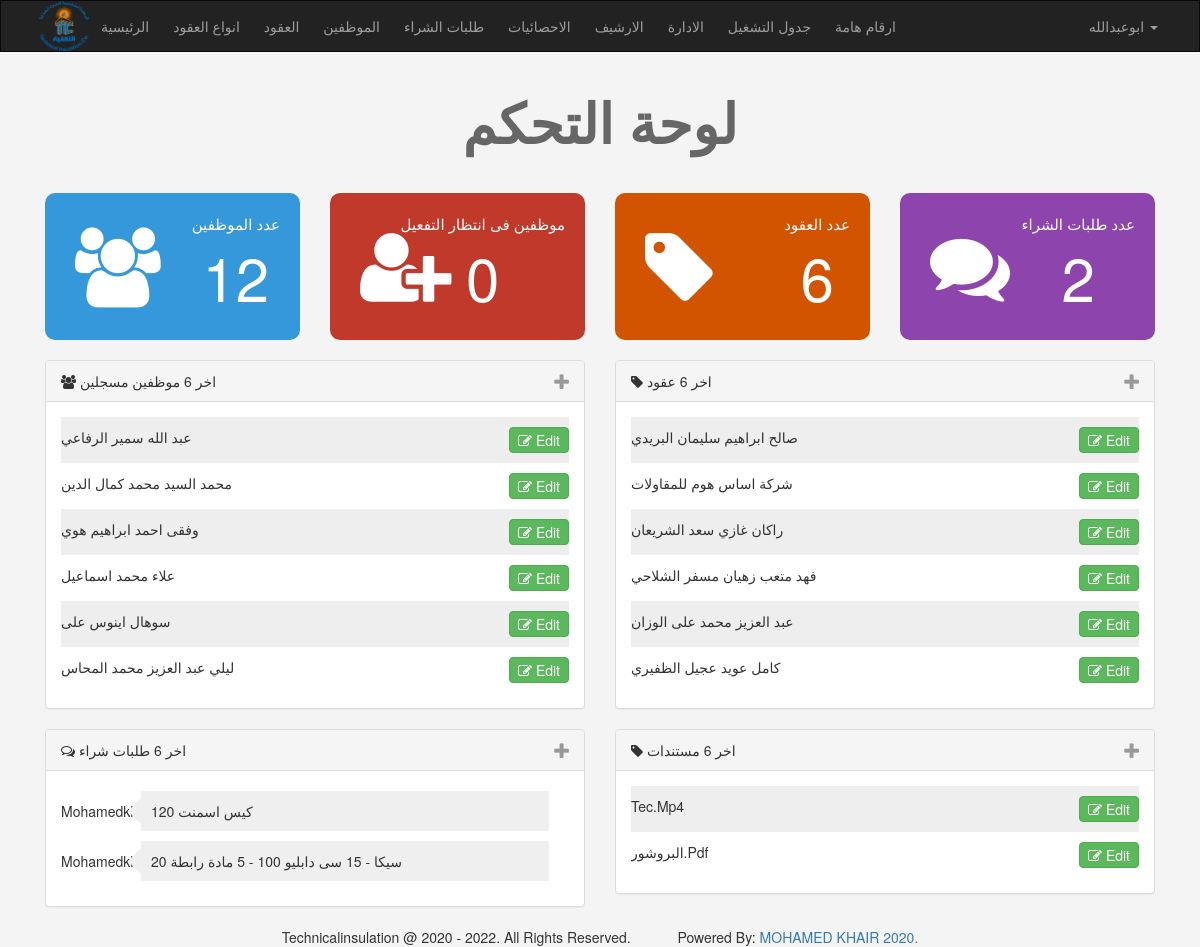
The page /admin/dashboard.php (signed in) on the database its author committed.
### tables this page shows
CREATE TABLE `users` (
  `UserID` int(11) NOT NULL,
  `Username` varchar(255) NOT NULL,
  `Password` varchar(255) NOT NULL,
  `Email` varchar(255) NOT NULL,
  `FullName` varchar(255) NOT NULL,
  `GroupID` int(11) NOT NULL DEFAULT 0,
  `TrustStatus` int(11) NOT NULL DEFAULT 0,
  `RegStatus` int(11) NOT NULL DEFAULT 0,
  `Date` date NOT NULL,
  `avatar` varchar(255) NOT NULL,
  `Position` varchar(255) NOT NULL,
  `Salary` varchar(255) NOT NULL,
  `Phone` varchar(255) NOT NULL,
  `Notes` varchar(255) NOT NULL
);

CREATE TABLE `items` (
  `Item_ID` int(11) NOT NULL,
  `Number` int(11) DEFAULT NULL,
  `Name` varchar(255) NOT NULL,
  `Description` text NOT NULL,
  `Price` varchar(255) NOT NULL,
  `Add_Date` date NOT NULL,
  `Country_Made` varchar(255) NOT NULL,
  `Image` varchar(255) NOT NULL,
  `Measure` varchar(255) NOT NULL,
  `Status` varchar(255) NOT NULL,
  `Rating` smallint(6) NOT NULL,
  `Approve` tinyint(4) NOT NULL DEFAULT 0,
  `Cat_ID` int(11) NOT NULL,
  `Member_ID` int(11) NOT NULL,
  `Tags` varchar(255) NOT NULL,
  `pay1` int(11) NOT NULL,
  `pay2` int(11) NOT NULL,
  `pay3` int(11) NOT NULL,
  `start` date NOT NULL,
  `pstage1` date NOT NULL,
  `pstage2` date NOT NULL,
  `pstage3` date NOT NULL,
  `pstage4` date NOT NULL,
  `pstage5` date NOT NULL,
  `plot1` date NOT NULL,
  `plot2` date NOT NULL,
  `plot3` date NOT NULL,
  `plot4` date NOT NULL,
  `plot5` date NOT NULL,
  `plot6` date NOT NULL,
  `plot7` date NOT NULL,
  `plot8` date NOT NULL,
  `plot9` date NOT NULL,
  `plot10` date NOT NULL,
  `plot11` date NOT NULL,
  `plot12` date NOT NULL,
  `plot13` date NOT NULL,
  `plot14` date NOT NULL,
  `plot15` date NOT NULL,
  `notes` varchar(255) NOT NULL
);

CREATE TABLE `comments` (
  `c_id` int(11) NOT NULL,
  `comment` text NOT NULL,
  `status` tinyint(4) NOT NULL,
  `comment_date` date NOT NULL,
  `item_id` int(11) NOT NULL,
  `user_id` int(11) NOT NULL
);

CREATE TABLE `files` (
  `id` int(11) NOT NULL,
  `name` varchar(255) NOT NULL,
  `type` varchar(255) NOT NULL,
  `size` int(11) NOT NULL,
  `kind` varchar(255) NOT NULL,
  `date` date NOT NULL,
  `notes` varchar(255) NOT NULL,
  `file` varchar(255) NOT NULL
);

### admin/includes/functions/functions.php (called while the page is built, shortened)
<?php
function checkItem($select,$from,$value){
    global $con;
    $statement = $con->prepare ("SELECT $select FROM $from  WHERE $select=?");
    $statement->execute(array($value));
    $count = $statement->rowCount();
    return $count;
}
function countItems($item,$table){
    global $con;
    $stmtc = $con->prepare("SELECT COUNT($item) FROM $table");
    $stmtc->execute();
    return $stmtc->fetchColumn();
}
function getLatest($select,$table,$order,$limit = 5){
    global $con;
    $getstmt = $con->prepare ("SELECT $select FROM $table ORDER BY $order DESC LIMIT $limit");
    $getstmt->execute();
    $rows = $getstmt->fetchAll();
    return $rows;
}

### admin/dashboard.php (the view, shortened to what this page needs)
<?php
if(isset($_SESSION['Username'])){
   include  'init.php';
   $numUsers = 6 ;
   $theLatestUsers = getLatest("*","users","UserID",$numUsers);
   $numItems = 6 ;
   $theLatestItems = getLatest("*","items","Item_ID",$numItems);
   $numComments = 6 ;
   $numFiles = 6 ;
   $theLatestFiles = getLatest("*","files","id",$numFiles);
   ?>
 <div class="home-stats ">
        <div class="container text-center">
            <h1> لوحة التحكم</h1>
            <div class="row>">
                    <div class="col-md-3">
                        <div class = "stat st-members">
                            <i class=" fa fa-users"></i>
                       <div class="info">
                            عدد الموظفين
                             <span><a href="members.php "><?php echo countItems('UserID','users')?></a>
                            </span>
                        </div>
                        </div>
                    </div>
                    <div class="col-md-3">
                        <div class = "stat st-pending"> <i class=" fa fa-user-plus"></i><div class="info"> موظفين فى انتظار التفعيل
                            <span><a href="members.php?do=manage&page=pending">
                                <?php echo checkItem('RegStatus','users',0) ?></a></span></div>
                                </div>
                        </div>
                    </div>
                    <div class="col-md-3">
                        <div class = "stat st-items ">  <i class=" fa fa-tag"></i><div class="info">عدد العقود
                            <span><a href="items.php "><?php echo countItems('Item_ID','items')?></a></span></div>
                            </div>
                    </div>
                    <div class="col-md-3">
                        <div class = "stat st-comments"> <i class=" fa fa-comments"></i><div class="info">
                             عدد طلبات الشراء <span><a href="comments.php "><?php echo countItems('c_id','comments')?></a></span></div>
                              </div>
                    </div>
            </div>
        </div>
 <div class="latest">
    <div class="container ">
        <div class="row>">
            <div class="col-md-6">
                <div class="panel panel-default">
                    <div class="panel-heading">
                        <i class="fa fa-users"></i> اخر <?php echo $numUsers ?> موظفين مسجلين
                        <span class="toggle-info pull-right">
                          <i class=" fa fa-plus fa-lg"></i>
                        </span>
                    </div>
                    <div class="panel-body">
                        <ul class="list-unstyled latest-users">
                    <?php
                        if(! empty($theLatestUsers)){
                        foreach($theLatestUsers as $user){
                            echo '<li>';
                                echo $user['FullName'];
                                echo '<a href="members.php?do=edit&userid=' . $user['UserID'] .' ">';
                                    echo '<span class ="btn btn-success pull-right" >';
                                        echo '<i class="fa fa-edit"></i> edit';
                                    echo '</span>';
                                echo'</a>';
                            echo'</li>';
                           }
                        }else{
                        echo 'لا يوجد موظفين لعرضها';
                    }
                    ?>
                    </ul>
                </div>
            </div>
            </div>
            <div class="col-md-6">
                <div class="panel panel-default">
                    <div class="panel-heading">
                        <i class="fa fa-tag"></i> اخر <?php echo $numItems ?> عقود
                        <span class="toggle-info pull-right">
                          <i class=" fa fa-plus fa-lg"></i>
                        </span>
                    </div>
                    <div class="panel-body">
                    <ul class="list-unstyled latest-users">
                    <?php
                        if(! empty($theLatestItems)){
                        foreach($theLatestItems as $item){
                            echo '<li>';
                                echo $item['Name'];
                                echo '<a href="items.php?do=edit&itemid=' . $item['Item_ID'] .' ">';
                                    echo '<span class ="btn btn-success pull-right" >';
                                        echo '<i class="fa fa-edit"></i> edit';
                                    echo '</span>';
                                echo'</a>';
                            echo'</li>';
                        }
                    }else{
                    echo 'لا يوجد عقود لعرضها';
                }
                ?>
                    </ul>
                </div>
                </div>
            </div>
        </div>
        <div class="row>">
            <div class="col-md-6">
                <div class="panel panel-default">
                    <div class="panel-heading">
                        <i class="fa fa-comments-o"></i> اخر <?php echo $numComments ?> طلبات شراء
                        <span class="toggle-info pull-right">
                          <i class=" fa fa-plus fa-lg"></i>
                        </span>
                    </div>
                    <div class="panel-body">
                    <?php
                        $stmt = $con->prepare ("SELECT comments.*,users.Username AS member FROM comments
                        INNER JOIN users ON users.UserID = comments.user_id
                        ORDER BY c_id DESC LIMIT $numComments ");
                        $stmt->execute();
                        $comments = $stmt->fetchAll();
                        if (! empty($comments)){
                        foreach($comments as $comment){
                            echo '<div class="comment-box">';
                              echo '<span class ="member-n">' . $comment['member'] . '</span>';
                              echo '<p class ="member-c">' . $comment['comment'] . '</p>';
                            echo '</div>';
                        }
                        }else{
                              echo 'لا يوجد طلبات شراء لعرضها';
                            echo '</div>';
                        }
                      ?>
                </div>
            </div>
            </div>
        </div>
        <div class="col-md-6">
                <div class="panel panel-default">
                    <div class="panel-heading">
                        <i class="fa fa-tag"></i> اخر <?php echo $numFiles ?> مستندات
                        <span class="toggle-info pull-right">
                          <i class=" fa fa-plus fa-lg"></i>
                        </span>
                    </div>
                    <div class="panel-body">
                    <ul class="list-unstyled latest-users">
                    <?php
                        if(! empty($theLatestFiles)){
                        foreach($theLatestFiles as $file){
                            echo '<li>';
                                echo $file['name'];
                                echo '<a href="archives.php?do=edit&fileid=' . $file['id'] .' ">';
                                    echo '<span class ="btn btn-success pull-right" >';
                                        echo '<i class="fa fa-edit"></i> edit';
                                    echo '</span>';
                                echo'</a>';
                            echo'</li>';
                        }
                    }else{
                    echo 'لا يوجد عقود لعرضها';
                }
                ?>
                    </ul>
                </div>
                </div>
            </div>
        </div>
    </div>
  <?php
    include $tpl . 'footer.php';
}else{
    header('location: index.php');
    exit();
}
?>

### admin/layout/css/backend.css (style rules this page uses)
body { background-color: #F4F4F4; text-transform: capitalize; }
.home-stats .stat { padding: 20px; border-radius: 10px; font-size: 15px; color: #FFF; position: relative; overflow: hidden; }
.home-stats .stat i { font-size: 80px; top: 35px; position: absolute; left: 30px; }
.home-stats .stat .info { float: right; }
.home-stats .stat a { color: #fff; text-decoration: none; }
.home-stats .stat span { display: block; font-size: 60px; }
.home-stats .st-members { background-color:#3498db ; }
.home-stats .st-pending { background-color:#c0392b ; }
.home-stats .st-items { background-color:#d35400 ; }
.home-stats .st-comments { background-color:#8e44ad ; }
.latest { margin-top: 20px; }
.latest .toggle-info { color: #999; cursor: pointer; }
.latest-users { margin-bottom: 0; }
.latest-users li { padding: 10px 0; overflow: hidden; }
.latest-users li:nth-child(odd) { background-color: #eee; }
.latest-users .btn-success, .latest-users .btn-info { padding: 2px 8px; }
.latest .comment-box { margin: 5px 0 10px; }
.latest .comment-box .member-n, .latest .comment-box .member-c { float: left; }
.latest .comment-box .member-n { width: 80px; text-align: center; margin-right: 20 px; position: relative; top: 10px; }
.latest .comment-box .member-c { width: calc(100% - 100px); background-color: #efefef; padding: 10px; position: relative; }
.latest .comment-box .member-c:before { content: ""; display: block; position: absolute; left: -28px; top: 5px; width: 0; height: 0; border-style: solid; border-color:transparent #efefef transparent transparent; border-width: 15px; }
h1 { font-size: 55px; margin: 40px 0; font-weight: bold; color: #666; }

### rows shown on the page
users: FullName "عبد الله سمير الرفاعي"
users: FullName "محمد السيد محمد كمال الدين"
users: FullName "وفقى احمد ابراهيم هوي"
users: FullName "علاء محمد اسماعيل"
users: FullName "سوهال اينوس على"
users: FullName "ليلي عبد العزيز محمد المحاس"
items: Name "صالح ابراهيم سليمان البريدي"
items: Name "شركة اساس هوم للمقاولات"
items: Name "راكان غازي سعد الشريعان"
items: Name "فهد متعب زهيان مسفر الشلاحي"
items: Name "عبد العزيز محمد على الوزان"
items: Name "كامل عويد عجيل الظفيري"
comments: user.Username "Mohamedkhair", comment "120 كيس اسمنت"
comments: user.Username "Mohamedkhair", comment "20 سيكا - 15 سى دابليو 100 - 5 مادة رابطة"
files: name "Tec.mp4"
files: name "البروشور.pdf"

### other values the page prints
lang('home_admin') "الرئيسية"
lang('categories') "انواع العقود"
lang('items') "العقود"
lang('members') "الموظفين"
lang('comments') "طلبات الشراء"
lang('statistics') "الاحصائيات"
lang('archives') "الارشيف"
lang('managers') "الادارة"
lang('itemsformans') "جدول التشغيل"
lang('phones') "ارقام هامة"
$_SESSION['Username'] "ابوعبدالله"
countItems('UserID','users') "12"
checkItem('RegStatus','users',0) "0"
countItems('Item_ID','items') "6"
countItems('c_id','comments') "2"
